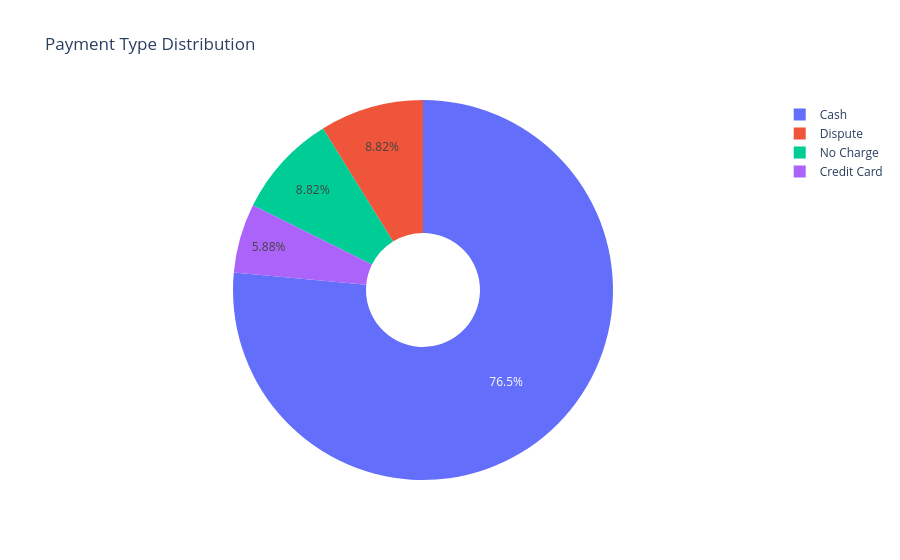

The code cell stored with this chart in its notebook:
### Markdown cell above
### Visualization 3: Distribution of Trip Distances (Histogram)

**Statistical Summary**: The distribution is heavily right-skewed with median at ~1-2 miles and mean at ~3-4 miles. Most trips are short urban hops, but the long tail indicates occasional longer trips (airport runs, cross-borough journeys). The 95th percentile clipping removes outliers for better visualization.

### Code cell
# Visualization 4: Payment Type Breakdown (Pie Chart)

payment_breakdown = con.execute('''
    SELECT
        payment_type,
        COUNT(*) AS trip_count,
        ROUND(100.0 * COUNT(*) / SUM(COUNT(*)) OVER (), 2) AS percentage
    FROM engineered
    GROUP BY payment_type
    ORDER BY trip_count DESC
''').fetchdf()

# Create payment type labels
payment_labels = {
    1: 'Credit Card',
    2: 'Cash',
    3: 'No Charge',
    4: 'Dispute',
    5: 'Unknown'
}

payment_breakdown['payment_name'] = payment_breakdown['payment_type'].map(payment_labels)

fig_payment = px.pie(
    payment_breakdown,
    values='trip_count',
    names='payment_name',
    title='Payment Type Distribution',
    hole=0.3
)
fig_payment.show()

print(payment_breakdown)

### Figure 1 — Plotly figure (JSON) as saved in the notebook; plotly's stock layout.template omitted (floating-point values rounded to 4 significant figures)
{"data": [{"domain": {"x": [0, 1], "y": [0, 1]}, "hole": 0.3, "hovertemplate": "payment_name=%{label}<br>trip_count=%{value}<extra></extra>", "labels": ["Cash", "Dispute", "No Charge", "Credit Card"], "legendgroup": "", "name": "", "showlegend": true, "type": "pie", "values": [26, 3, 3, 2]}], "layout": {"legend": {"tracegroupgap": 0}, "title": {"text": "Payment Type Distribution"}}}
